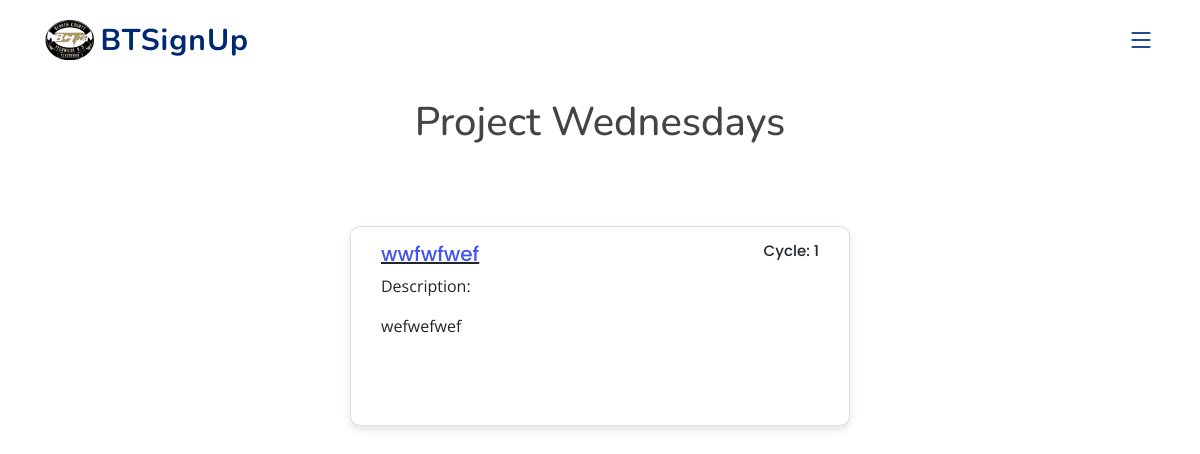
The page /events/project_wednesday on the database as committed earlier.
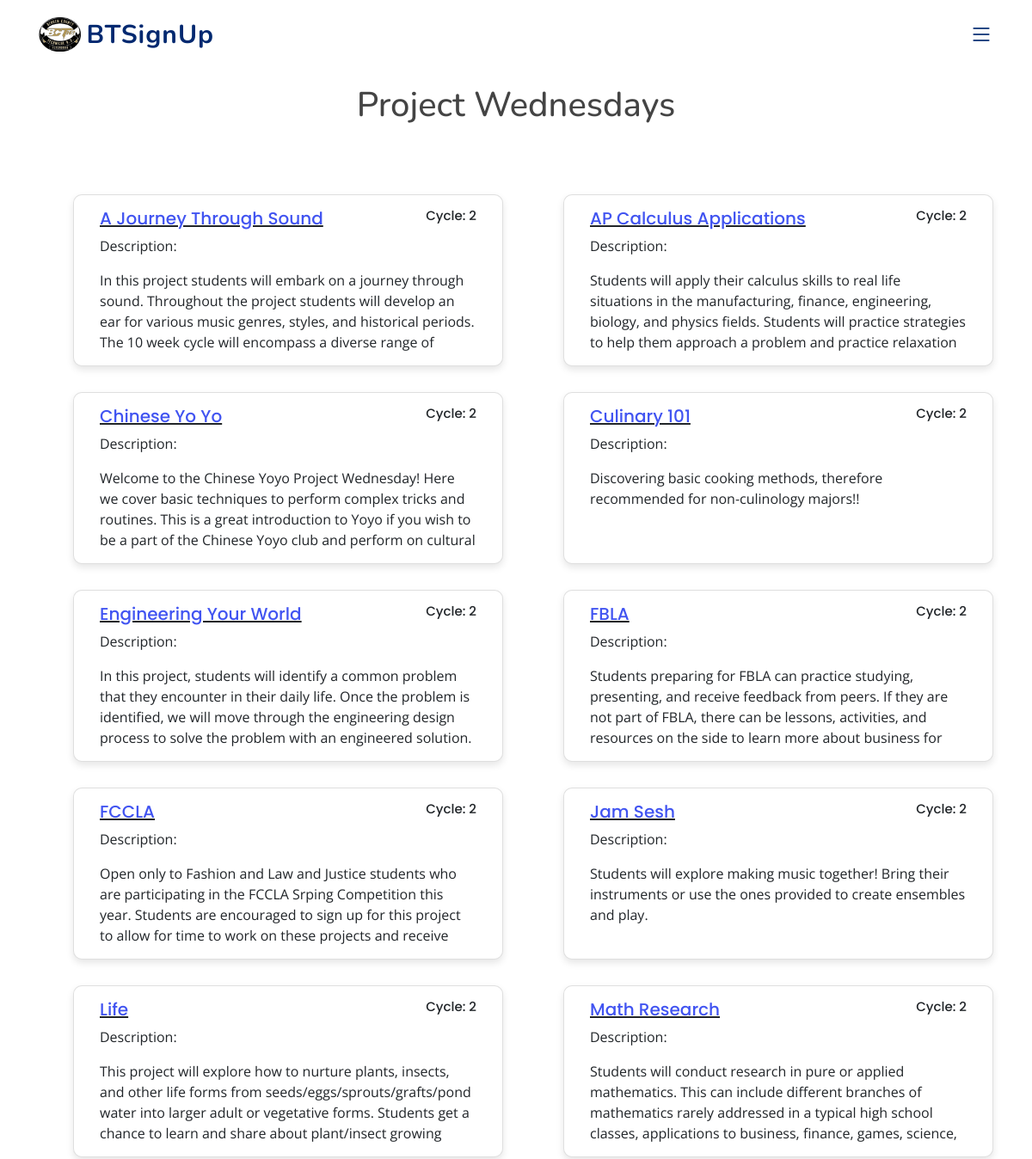
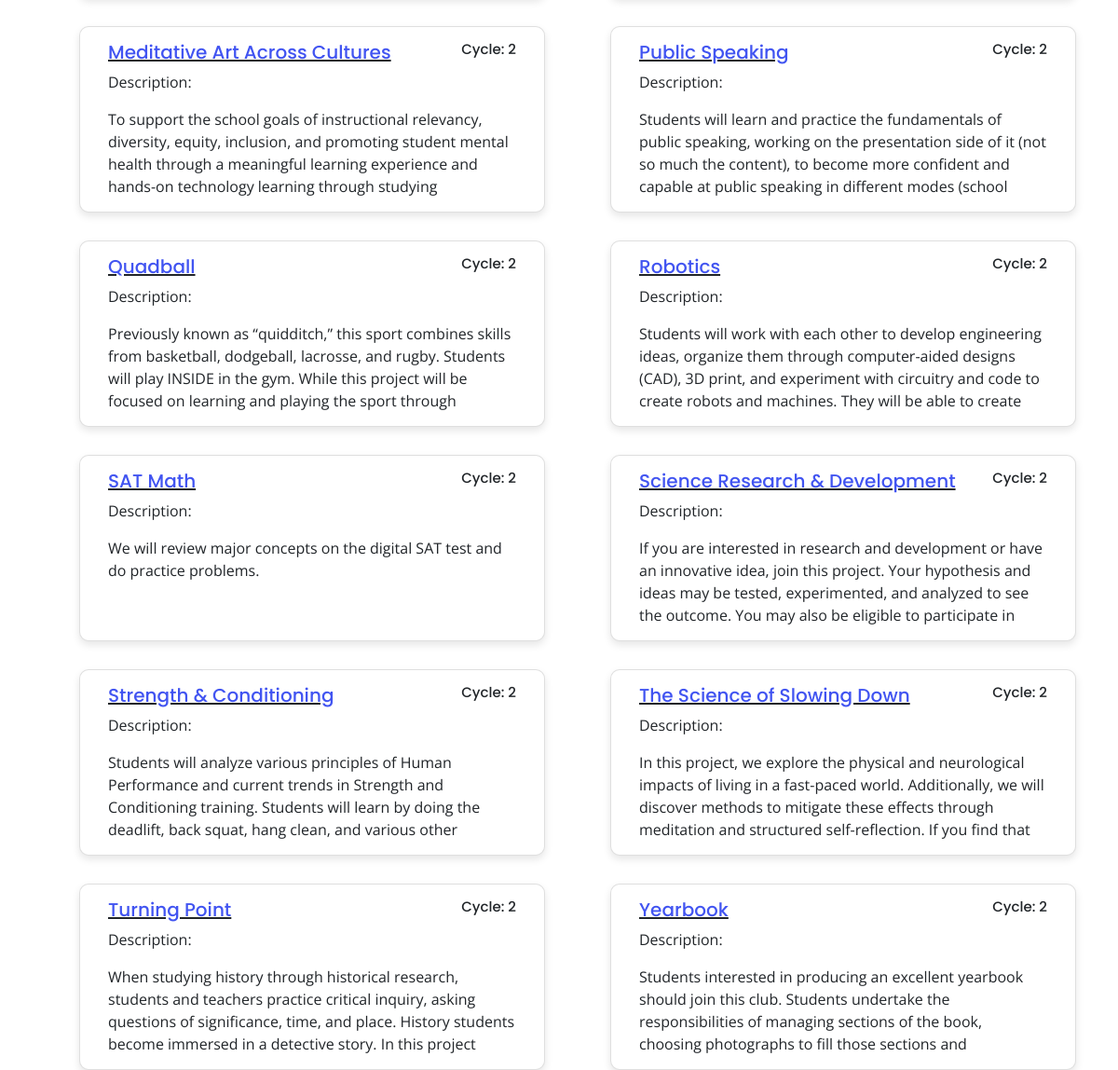
The same page on the database as committed later (2 pictures, top to bottom).
### classes.py (models this page shows, shortened)
class Event(db.Model, UserMixin):
    id = db.Column(db.Integer, primary_key=True)
    creator_id = db.Column(db.Integer, db.ForeignKey('users.id'), nullable=False)
    name = db.Column(db.String(255), nullable=False, default='null')
    description = db.Column(db.Text, nullable=False, default='null')
    image = db.Column(db.LargeBinary, nullable=True)  # Allow image to be None
    image_b64 = db.Column(db.String(255), default='')
    student_limit = db.Column(db.Integer, nullable=False)
    participants = db.Column(JSON, default=load_joined_users)

class ProjectWednesday(Event):
    id = db.Column(db.Integer, db.ForeignKey('event.id'), primary_key=True, autoincrement=True)
    cycle_number = db.Column(db.Integer, default=1, nullable=False)
    cost = db.Column(db.String(50), default = '0', nullable = True)
    teachers = db.Column(db.String(100), default = '', nullable = False)
    student_assistant = db.Column(db.String(50), default = '', nullable = True)
    special_note = db.Column(db.String(50), default = '', nullable = True)

class Event(db.Model, UserMixin):
    id = db.Column(db.Integer, primary_key=True)
    creator_id = db.Column(db.Integer, db.ForeignKey('users.id'), nullable=False)
    name = db.Column(db.String(255), nullable=False, default='null')
    description = db.Column(db.Text, nullable=False, default='null')
    image = db.Column(db.LargeBinary, nullable=True)  # Allow image to be None
    image_b64 = db.Column(db.String(255), default='')
    student_limit = db.Column(db.Integer, nullable=False)
    participants = db.Column(JSON, default=load_joined_users)

### app.py (the view, shortened to what this page needs)
@app.route('/events/project_wednesday', methods=['GET', 'POST'])
def display_pw():
    projects = ProjectWednesday.query.all()
    num_events = len(projects)
    if num_events == 0:
        flash('There is no Project Wednesday Cycle to join currently.', 'warning')
        return redirect(url_for('index'))
    events = ProjectWednesday.query.all()
    return render_template('project_wednesdays.html', events=events)

### templates/project_wednesdays.html (shortened to what this page needs)
{%extends "base.html"%}
{%set active_page='events'%}
{%block content%}
<h1 class="header-text"> Project Wednesdays </h1>
<div class="container" style="margin-top: 80px; justify-content:center">
    <div class="event-cards">
      {%for event in events%}
      {%if loop.index0 % 2 == 0%}
      <div class="row row-events">
      {%endif%}
        <div class="col"></div>
        <div class="col">
            <div class="card card-event card-fade-in">
                <div class="card-content">
                    <h1 class="event-title"><a href="{{url_for('display_pw', event_id = event.id)}}">{{event.name}}</a> <span class="cycle-num" style="font-size:15px"> Cycle: {{event.cycle_number}}</span></h1>
                    <p> Description: </p>
                    {%if event.description|length > 245%}
                    <p class="event-desc scroll">
                    {%else%}
                    <p class="event-desc">
                    {%endif%}
                       {{event.description}}
                    </p>
               </div>
            </div>
        </div>
        {% if loop.index % 2 == 0 or loop.last %}
          <div class="col"></div>
        </div>
        {%endif%}
        {% if loop.index % 1 == 0 and loop.last %}
        </div>
        {%endif%}
    {%endfor%}
</div>
{%endblock%}
{%block main_css%} <link href="{{ url_for('static', filename='assets/css/style.css') }}" rel="stylesheet"> {%endblock%}

### templates/base.html (shortened to what this page needs)
<!DOCTYPE html>
<html lang="en">
<head>
  <link href="static/assets/vendor/aos/aos.css" rel="stylesheet">
  <link href="static/assets/vendor/bootstrap/css/bootstrap.min.css" rel="stylesheet">
  <link href="static/assets/vendor/bootstrap-icons/bootstrap-icons.css" rel="stylesheet">
  <link href="static/assets/vendor/glightbox/css/glightbox.min.css" rel="stylesheet">
  <link href="static/assets/vendor/remixicon/remixicon.css" rel="stylesheet">
  <link href="static/assets/vendor/swiper/swiper-bundle.min.css" rel="stylesheet">
  <link rel="stylesheet" href="https://stackpath.bootstrapcdn.com/bootstrap/4.5.2/css/bootstrap.min.css">
  {%block main_css%} {%endblock%}
</head>
<body>
  <header id="header" class="header fixed-top">
    <div class="container-fluid container-xl d-flex align-items-center justify-content-between">
      <a href="/" class="logo d-flex align-items-center">
        <img src="{{url_for('static', filename='assets/img/bt logo.png')}}" style = "width:30%; height:30%" alt="">
        <span>BTSignUp</span>
      </a>
      <nav id="navbar" class="navbar">
        <i class="bi bi-list mobile-nav-toggle"></i>
      </nav>
    </div>
  </header>
  <div style="padding-top:50px"> </div>
  {%block content%}
  {%endblock%}
</body>
</html>

### static/assets/css/style.css (style rules this page uses)
:root { scroll-behavior: smooth; }
body { font-family: "Open Sans", sans-serif; color: #444444; }
a { color: #4154f1; text-decoration: none; }
h1, h2, h3, h4, h5, h6 { font-family: "Nunito", sans-serif; }
.header { transition: all 0.5s; z-index: 997; padding: 20px 0; }
.header .logo { line-height: 0; }
.header .logo img { max-height: 40px; margin-right: 6px; }
.header .logo span { font-size: 30px; font-weight: 700; letter-spacing: 1px; color: #012970; font-family: "Nunito", sans-serif; margin-top: 3px; }
.navbar { padding: 0; }
.mobile-nav-toggle { color: #012970; font-size: 28px; cursor: pointer; display: none; line-height: 0; transition: 0.5s; }
@media (max-width: 1200px) { .mobile-nav-toggle { display: block; } }
header { display: flex; align-items: center; font-size: calc(16px + (26 - 16) * ((100vw - 300px) / (1600 - 300))); justify-content: center; margin-bottom: 2em; background: #fff; color: #000; min-height: 10vh; text-align: center; }
.row-events { margin-top: 30px; }
.card-event { padding-top: 15px; padding-left: 30px; padding-right: 30px; padding-bottom: 15px; }
.event-title { font-family: "Poppins"; font-size: 20px; text-decoration: underline; }
.event-desc { max-height: 0; overflow: hidden; transition: max-height 0.5s ease; }

### templates/project_wednesdays.html (style rules this page uses)
.card { width: 500px; height: 200px; background-color: #ffffff; border-radius: 10px; box-shadow: 0 4px 8px rgba(0, 0, 0, 0.1); position: relative; overflow: hidden; opacity: 0; transform: translateY(50px); transition: opacity 0.5s ease, transform 0.5s ease; }
.card-content { padding-top: 0px; }
.event-title { font-family: "Poppins"; font-size: 20px; text-decoration: underline; }
.event-desc { max-height: 95px; transition: max-height 0.5s ease; }
.scroll { overflow-y: scroll; }
.card-fade-in { animation: fade-in 0.8s ease forwards; }
.header-text { margin: 0; padding: 0; display: flex; justify-content: center; align-items: center; }
.cycle-num { float: right; }

Rows that differ between the two databases and show on the page:
removed ProjectWednesday: name "wwfwfwef", cycle_number "1", description "wefwefwef"
added ProjectWednesday: name "A Journey Through Sound", cycle_number "2", description "In this project students will embark on a journey through sound. Throughout the project students will develop an ear for various music genres, styles, and historical periods. The 10 week cycle will encompass a diverse range of…"
added ProjectWednesday: name "AP Calculus Applications", cycle_number "2", description "Students will apply their calculus skills to real life situations in the manufacturing, finance, engineering, biology, and physics fields. Students will practice strategies to help them approach a problem and practice relaxation…"
added ProjectWednesday: name "Chinese Yo Yo", cycle_number "2", description "Welcome to the Chinese Yoyo Project Wednesday! Here we cover basic techniques to perform complex tricks and routines. This is a great introduction to Yoyo if you wish to be a part of the Chinese Yoyo club and perform on cultural…"
added ProjectWednesday: name "Culinary 101", cycle_number "2", description "Discovering basic cooking methods, therefore recommended for non-culinology majors!!"
added ProjectWednesday: name "Engineering Your World", cycle_number "2", description "In this project, students will identify a common problem that they encounter in their daily life. Once the problem is identified, we will move through the engineering design process to solve the problem with an engineered solution.…"
added ProjectWednesday: name "FBLA", cycle_number "2", description "Students preparing for FBLA can practice studying, presenting, and receive feedback from peers. If they are not part of FBLA, there can be lessons, activities, and resources on the side to learn more about business for…"
added ProjectWednesday: name "FCCLA", cycle_number "2", description "Open only to Fashion and Law and Justice students who are participating in the FCCLA Srping Competition this year. Students are encouraged to sign up for this project to allow for time to work on these projects and receive…"
added ProjectWednesday: name "Jam Sesh", cycle_number "2", description "Students will explore making music together! Bring their instruments or use the ones provided to create ensembles and play."
added ProjectWednesday: name "Life", cycle_number "2", description "This project will explore how to nurture plants, insects, and other life forms from seeds/eggs/sprouts/grafts/pond water into larger adult or vegetative forms. Students get a chance to learn and share about plant/insect growing…"
added ProjectWednesday: name "Math Research", cycle_number "2", description "Students will conduct research in pure or applied mathematics. This can include different branches of mathematics rarely addressed in a typical high school classes, applications to business, finance, games, science,…"
added ProjectWednesday: name "Meditative Art Across Cultures", cycle_number "2", description "To support the school goals of instructional relevancy, diversity, equity, inclusion, and promoting student mental health through a meaningful learning experience and hands-on technology learning through studying…"
added ProjectWednesday: name "Public Speaking", cycle_number "2", description "Students will learn and practice the fundamentals of public speaking, working on the presentation side of it (not so much the content), to become more confident and capable at public speaking in different modes (school…"
added ProjectWednesday: name "Quadball", cycle_number "2", description "Previously known as “quidditch,” this sport combines skills from basketball, dodgeball, lacrosse, and rugby. Students will play INSIDE in the gym. While this project will be focused on learning and playing the sport through…"
added ProjectWednesday: name "Robotics", cycle_number "2", description "Students will work with each other to develop engineering ideas, organize them through computer-aided designs (CAD), 3D print, and experiment with circuitry and code to create robots and machines. They will be able to create…"
added ProjectWednesday: name "SAT Math", cycle_number "2", description "We will review major concepts on the digital SAT test and do practice problems."
added ProjectWednesday: name "Science Research & Development", cycle_number "2", description "If you are interested in research and development or have an innovative idea, join this project. Your hypothesis and ideas may be tested, experimented, and analyzed to see the outcome. You may also be eligible to participate in…"
added ProjectWednesday: name "Strength & Conditioning", cycle_number "2", description "Students will analyze various principles of Human Performance and current trends in Strength and Conditioning training. Students will learn by doing the deadlift, back squat, hang clean, and various other…"
added ProjectWednesday: name "The Science of Slowing Down", cycle_number "2", description "In this project, we explore the physical and neurological impacts of living in a fast-paced world. Additionally, we will discover methods to mitigate these effects through meditation and structured self-reflection. If you find that…"
added ProjectWednesday: name "Turning Point", cycle_number "2", description "When studying history through historical research, students and teachers practice critical inquiry, asking questions of significance, time, and place. History students become immersed in a detective story. In this project…"
added ProjectWednesday: name "Yearbook", cycle_number "2", description "Students interested in producing an excellent yearbook should join this club. Students undertake the responsibilities of managing sections of the book, choosing photographs to fill those sections and…"
